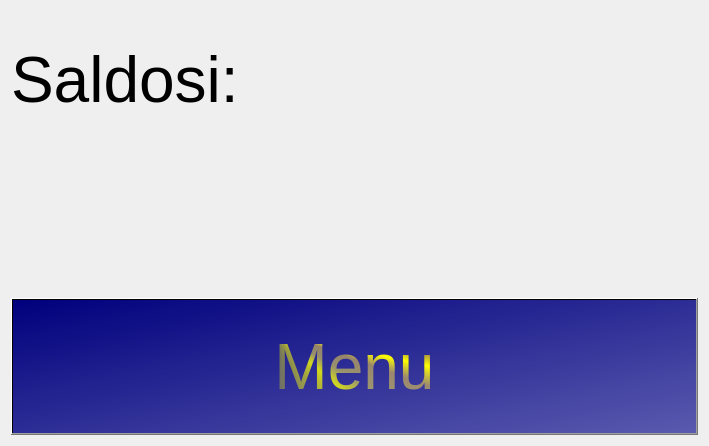
<?xml version="1.0" encoding="UTF-8"?>
<ui version="4.0">
 <class>Saldo_credit</class>
 <widget class="QDialog" name="Saldo_credit">
  <property name="geometry">
   <rect>
    <x>0</x>
    <y>0</y>
    <width>709</width>
    <height>446</height>
   </rect>
  </property>
  <property name="windowTitle">
   <string>Dialog</string>
  </property>
  <layout class="QVBoxLayout" name="verticalLayout">
   <item>
    <widget class="QLabel" name="label">
     <property name="font">
      <font>
       <pointsize>48</pointsize>
      </font>
     </property>
     <property name="styleSheet">
      <string notr="true">color: qconicalgradient(cx:0.5, cy:0.5, angle:0, stop:0 rgba(35, 40, 3, 255), stop:0.16 rgba(136, 106, 22, 255), stop:0.225 rgba(166, 140, 41, 255), stop:0.285 rgba(204, 181, 74, 255), stop:0.345 rgba(235, 219, 102, 255), stop:0.415 rgba(245, 236, 112, 255), stop:0.52 rgba(209, 190, 76, 255), stop:0.57 rgba(187, 156, 51, 255), stop:0.635 rgba(168, 142, 42, 255), stop:0.695 rgba(202, 174, 68, 255), stop:0.75 rgba(218, 202, 86, 255), stop:0.815 rgba(208, 187, 73, 255), stop:0.88 rgba(187, 156, 51, 255), stop:0.935 rgba(137, 108, 26, 255), stop:1 rgba(35, 40, 3, 255));</string>
     </property>
     <property name="text">
      <string>Saldosi:</string>
     </property>
    </widget>
   </item>
   <item>
    <widget class="QLabel" name="label_2">
     <property name="font">
      <font>
       <pointsize>48</pointsize>
      </font>
     </property>
     <property name="text">
      <string/>
     </property>
    </widget>
   </item>
   <item>
    <widget class="QPushButton" name="btnMenu">
     <property name="sizePolicy">
      <sizepolicy hsizetype="Preferred" vsizetype="Preferred">
       <horstretch>0</horstretch>
       <verstretch>0</verstretch>
      </sizepolicy>
     </property>
     <property name="font">
      <font>
       <pointsize>48</pointsize>
      </font>
     </property>
     <property name="styleSheet">
      <string notr="true">background-color: qlineargradient(spread:pad, x1:0, y1:0, x2:1, y2:1, stop:0 rgba(0, 0, 125, 255), stop:1 rgba(90, 90, 175, 255));
color: qconicalgradient(cx:0, cy:0, angle:135, stop:0 rgba(255, 255, 0, 69), stop:0.375 rgba(255, 255, 0, 69), stop:0.423533 rgba(251, 255, 0, 145), stop:0.45 rgba(247, 255, 0, 208), stop:0.477581 rgba(255, 244, 71, 130), stop:0.518717 rgba(255, 218, 71, 130), stop:0.55 rgba(255, 255, 0, 255), stop:0.57754 rgba(255, 203, 0, 130), stop:0.625 rgba(255, 255, 0, 69), stop:1 rgba(255, 255, 0, 69));</string>
     </property>
     <property name="text">
      <string>Menu</string>
     </property>
    </widget>
   </item>
  </layout>
 </widget>
 <resources/>
 <connections/>
</ui>
